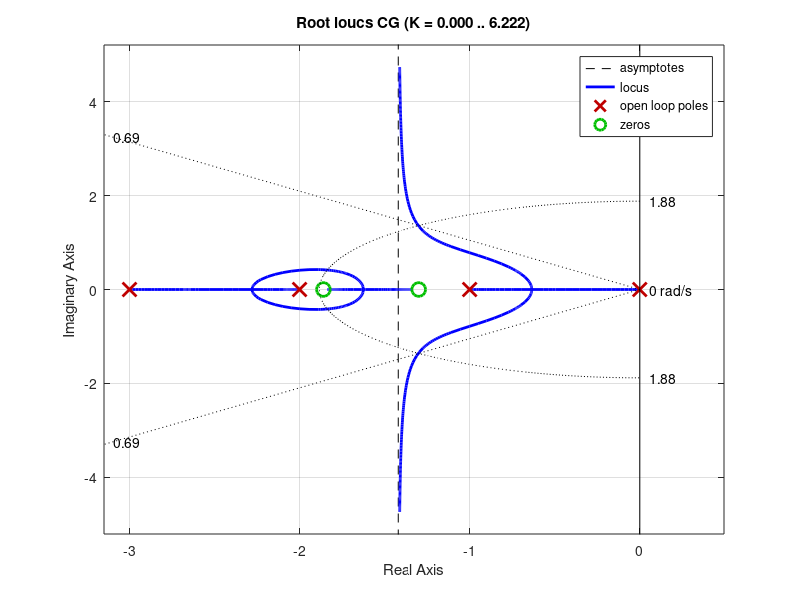
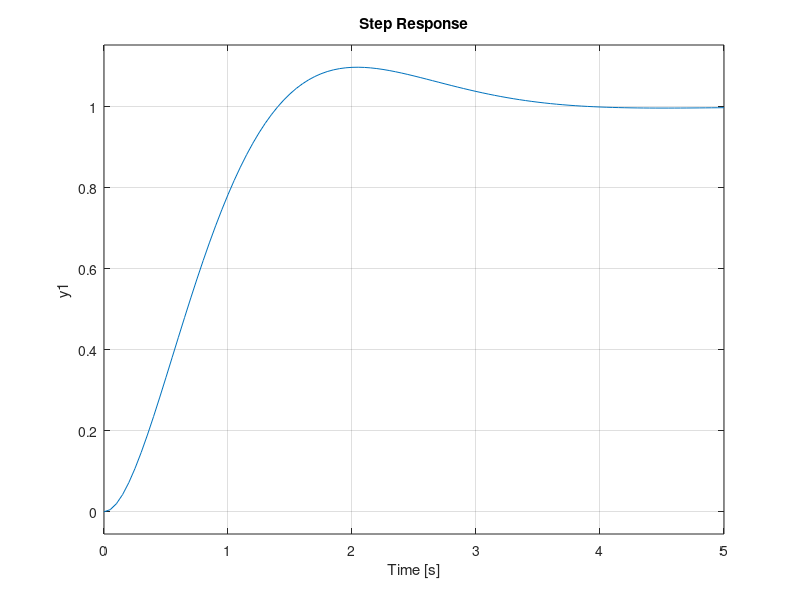

These charts were generated, in order, by the following MATLAB code:
close all; clear, clc

z = [];
p = [-1 -2 -3];
k = 4;
G = zpk(z,p,k);

OS = 0.05;
Ts = 3;

zeta = -log(OS) / sqrt(pi^2 + log(OS)^2);
wn = 3.9 / (zeta*Ts);

C = zpk([-1.86 -1.3],0,1)

CG = series(C,G);

rlocus(CG)
sgrid(zeta,wn)

s = -1.3-1.36i;

K = 1 / abs((s+1.86)*(s+1.3)/s * 4 /((s+1)*(s+2)*(s+3)))

L = feedback(K*CG,1);
figure, step(L)